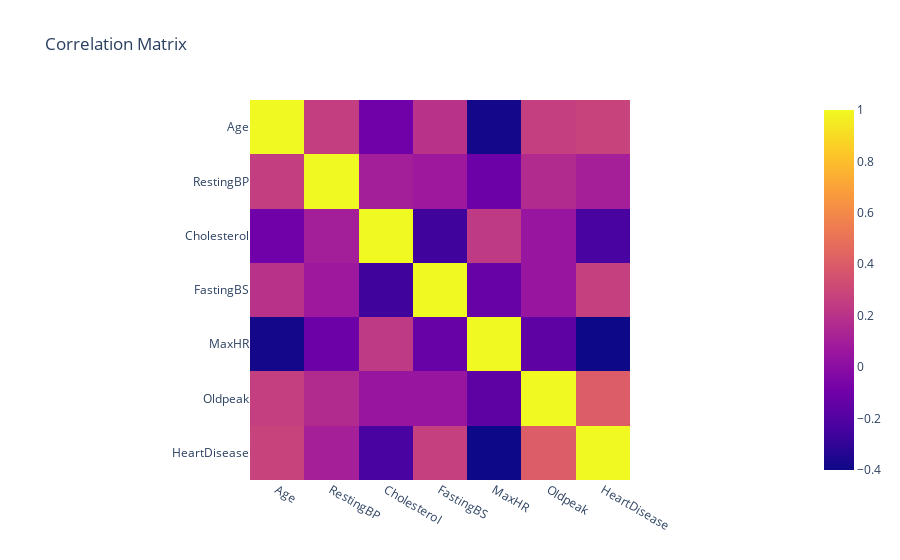

Write notebook code for a chart like this one.
### Markdown cell above
Both classes have roughly the same number of examples - let's consider it balanced.

### Code cell
px.imshow(df.corr(),title="Correlation Matrix")

### Figure 1 — Plotly figure (JSON) as saved in the notebook; plotly's stock layout.template omitted (floating-point values rounded to 4 significant figures)
{"data": [{"coloraxis": "coloraxis", "hovertemplate": "x: %{x}<br>y: %{y}<br>color: %{z}<extra></extra>", "name": "0", "type": "heatmap", "x": ["Age", "RestingBP", "Cholesterol", "FastingBS", "MaxHR", "Oldpeak", "HeartDisease"], "xaxis": "x", "y": ["Age", "RestingBP", "Cholesterol", "FastingBS", "MaxHR", "Oldpeak", "HeartDisease"], "yaxis": "y", "z": [[1, 0.2544, -0.09528, 0.198, -0.382, 0.2586, 0.282], [0.2544, 1, 0.1009, 0.07019, -0.1121, 0.1648, 0.1076], [-0.09528, 0.1009, 1, -0.261, 0.2358, 0.05015, -0.2327], [0.198, 0.07019, -0.261, 1, -0.1314, 0.0527, 0.2673], [-0.382, -0.1121, 0.2358, -0.1314, 1, -0.1607, -0.4004], [0.2586, 0.1648, 0.05015, 0.0527, -0.1607, 1, 0.404], [0.282, 0.1076, -0.2327, 0.2673, -0.4004, 0.404, 1]]}], "layout": {"coloraxis": {"colorscale": [[0, "#0d0887"], [0.1111, "#46039f"], [0.2222, "#7201a8"], [0.3333, "#9c179e"], [0.4444, "#bd3786"], [0.5556, "#d8576b"], [0.6667, "#ed7953"], [0.7778, "#fb9f3a"], [0.8889, "#fdca26"], [1, "#f0f921"]]}, "title": {"text": "Correlation Matrix"}, "xaxis": {"anchor": "y", "constrain": "domain", "domain": [0, 1], "scaleanchor": "y"}, "yaxis": {"anchor": "x", "autorange": "reversed", "constrain": "domain", "domain": [0, 1]}}}
